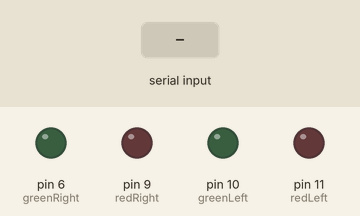
A sketch run on a simulated Arduino Uno, built with avr-gcc and run on an emulated ATmega328P. Shown: output pins drawn as LEDs (lit = HIGH). The test bench sets the inputs (shaded band). What the sketch prints to the serial monitor is not drawn.

Above: at 1.2 s.
1.3 s: "90,45\n" received over Serial
At 2.5 s:
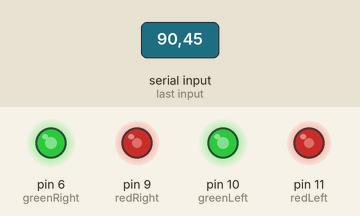
2.8 s: "30,150\n" received over Serial
At 4.8 s:
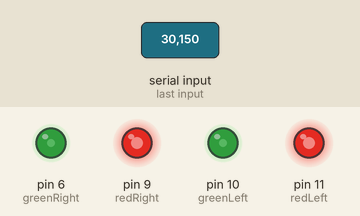
5.8 s: "0\n" received over Serial
At 8.7 s:
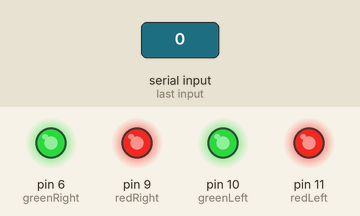
8.8 s: "1,90\n" received over Serial
At 12.5 s:
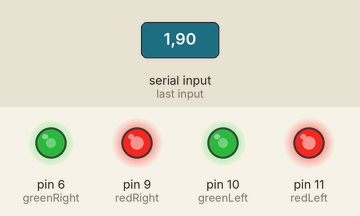
Timing chart, 0 to 12.8 s (numbered marks = the images above; inputs shaded):
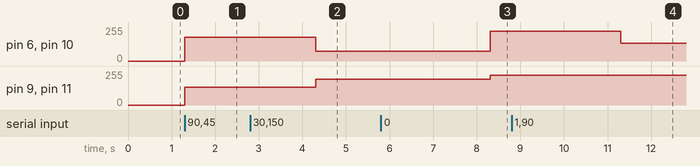

The sketch:

LED_InputColors.ino
```cpp
#include <Wire.h>

int redLeft = 11;
int greenLeft = 10;
int redRight = 9;
int greenRight = 6;
int redBrightness = 0;
int greenBrightness = 0;

void setup() {
    Serial.begin(9600);
    pinMode(redLeft, OUTPUT);
    pinMode(greenLeft, OUTPUT);
    pinMode(redRight, OUTPUT);
    pinMode(greenRight, OUTPUT);
}

void loop() {
    Serial.println("::Enter Color Brightness::");

    Serial.print("RED  :  ");
    while(Serial.available()==0){};
    redBrightness = 225 - Serial.parseInt();

    Serial.print("GREEN  :  ");
    while(Serial.available()==0){}
    greenBrightness = 225 - Serial.parseInt();

    analogWrite(redLeft, redBrightness);
    analogWrite(greenLeft, greenBrightness);
    analogWrite(redRight, redBrightness);
    analogWrite(greenRight, greenBrightness);
    delay(3000);
}
```

Measured:
- after the input at 1.3 s, pin 6 (greenRight), pin 10 (greenLeft): 0/255 → 180/255 at once; pin 9 (redRight), pin 11 (redLeft): 0/255 → 135/255 at once
- after the input at 2.8 s, pin 6 (greenRight), pin 10 (greenLeft): 180/255 → 75/255 after 1.5 s; pin 9 (redRight), pin 11 (redLeft): 135/255 → 195/255 after 1.5 s
- after the input at 5.8 s, pin 6 (greenRight), pin 10 (greenLeft): 75/255 → 225/255 after 2.5 s; pin 9 (redRight), pin 11 (redLeft): 195/255 → 225/255 after 2.5 s
- after the input at 8.8 s, pin 6 (greenRight), pin 10 (greenLeft): 225/255 → 135/255 after 2.5 s; pin 9 (redRight), pin 11 (redLeft): 225/255 → 224/255 after 2.5 s
